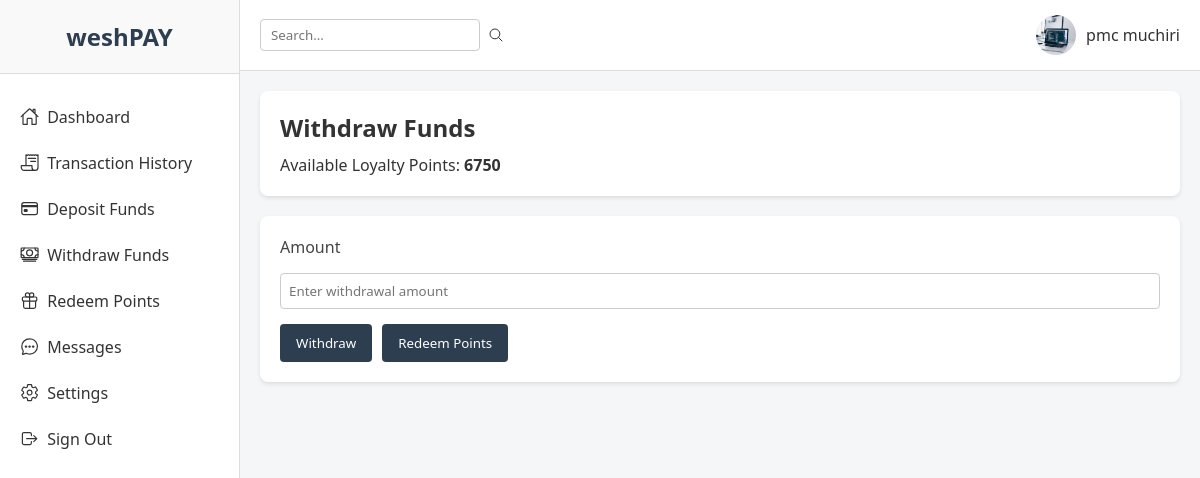
The page /withdraw_new.php (signed in) on the database its author committed.
### tables this page shows
CREATE TABLE `users` (
  `user_id` int(11) NOT NULL,
  `full_name` varchar(100) NOT NULL,
  `profile_picture` varchar(255) DEFAULT NULL,
  `email` varchar(100) NOT NULL,
  `phone` varchar(20) NOT NULL,
  `password_hash` varchar(255) NOT NULL,
  `role` enum('guest','host','admin') NOT NULL DEFAULT 'guest',
  `created_at` timestamp NOT NULL DEFAULT current_timestamp()
);

CREATE TABLE `loyalty_points` (
  `id` int(11) NOT NULL,
  `user_id` int(11) NOT NULL,
  `points` int(11) DEFAULT 0,
  `last_updated` timestamp NOT NULL DEFAULT current_timestamp() ON UPDATE current_timestamp()
);

### public/withdraw_new.php (the view, shortened to what this page needs)
<?php
require '../config/db_connect.php';
$user_id = $_SESSION["user_id"];
$stmt = $pdo->prepare("SELECT full_name, profile_picture FROM users WHERE user_id = ?");
$stmt->execute([$user_id]);
$user = $stmt->fetch(PDO::FETCH_ASSOC);
$full_name = $user ? $user["full_name"] : "User";
$profile_picture = $user && !empty($user["profile_picture"])
    ? "../uploads/" . $user["profile_picture"]
    : "../assets/imgs/default-user.png";
$stmt = $pdo->prepare("SELECT points FROM loyalty_points WHERE user_id = ?");
$stmt->execute([$user_id]);
$userPoints = $stmt->fetch(PDO::FETCH_ASSOC)["points"] ?? 0;
?>
<!DOCTYPE html>
<html lang="en">
<head>
  <link rel="stylesheet" href="../assets/css/dashboard_new.css">
</head>
<body>
  <aside class="sidebar">
    <div class="sidebar-brand">
      <h2>weshPAY</h2>
    </div>
    <nav class="sidebar-nav">
      <ul>
        <li><a href="dashboard.php"><ion-icon name="home-outline"></ion-icon> Dashboard</a></li>
        <li><a href="transactions.php"><ion-icon name="receipt-outline"></ion-icon> Transaction History</a></li>
        <li><a href="deposit.php"><ion-icon name="card-outline"></ion-icon> Deposit Funds</a></li>
        <li><a href="withdraw_new.php" class="active"><ion-icon name="cash-outline"></ion-icon> Withdraw Funds</a></li>
        <li><a href="redeem_points.php"><ion-icon name="gift-outline"></ion-icon> Redeem Points</a></li>
        <li><a href="messages.php"><ion-icon name="chatbubble-ellipses-outline"></ion-icon> Messages</a></li>
        <li><a href="settings.php"><ion-icon name="settings-outline"></ion-icon> Settings</a></li>
        <li><a href="logout.php"><ion-icon name="log-out-outline"></ion-icon> Sign Out</a></li>
      </ul>
    </nav>
  </aside>
  <div class="main-content">
    <header class="header">
      <div class="header-search">
        <input type="text" placeholder="Search...">
        <ion-icon name="search-outline"></ion-icon>
      </div>
      <div class="header-user">
        <img src="<?php echo htmlspecialchars($profile_picture); ?>" alt="Profile Picture">
        <span><?php echo htmlspecialchars($full_name); ?></span>
      </div>
    </header>
    <section class="overview">
      <div class="welcome-card">
        <h1>Withdraw Funds</h1>
        <p>Available Loyalty Points: <strong><?php echo $userPoints; ?></strong></p>
      </div>
      <div class="form-card">
        <form action="withdraw_new.php" method="POST" class="deposit-form">
          <label for="amount">Amount</label>
          <input
            type="number"
            name="amount"
            id="amount"
            placeholder="Enter withdrawal amount"
            required
          />
          <div class="button-row">
            <button type="submit" name="action" value="withdraw">Withdraw</button>
            <button type="submit" name="action" value="redeem">Redeem Points</button>
          </div>
        </form>
      </div>
    </section>
    <?php include '../includes/navbarroot.php'; ?>
</body>
</html>

### assets/css/dashboard_new.css (style rules this page uses)
* { box-sizing: border-box; margin: 0; padding: 0; font-family: "Segoe UI", Tahoma, Geneva, Verdana, sans-serif; }
body { background: #f4f6f8; color: #333; display: flex; }
.sidebar { width: 240px; background: #fff; border-right: 1px solid #ddd; min-height: 100vh; display: flex; flex-direction: column; align-items: center; }
.sidebar-brand { text-align: center; padding: 20px 0; width: 100%; background: #f9f9f9; border-bottom: 1px solid #ddd; }
.sidebar-brand h2 { color: #2c3e50; font-size: 1.5rem; }
.sidebar-nav { width: 100%; margin-top: 20px; }
.sidebar-nav ul { list-style: none; }
.sidebar-nav li { width: 100%; }
.sidebar-nav a { display: flex; align-items: center; padding: 12px 20px; color: #333; text-decoration: none; transition: background 0.3s; }
.sidebar-nav ion-icon { margin-right: 10px; font-size: 1.2rem; }
.main-content { flex: 1; display: flex; flex-direction: column; }
.header { display: flex; justify-content: space-between; align-items: center; background: #fff; padding: 15px 20px; border-bottom: 1px solid #ddd; }
.header-search { display: flex; align-items: center; gap: 8px; }
.header-search input { padding: 6px 10px; border: 1px solid #ccc; border-radius: 4px; }
.header-user { display: flex; align-items: center; gap: 10px; }
.header-user img { width: 40px; height: 40px; border-radius: 50%; object-fit: cover; }
.overview { padding: 20px; background: #f4f6f8; }
.welcome-card { background: #fff; padding: 20px; border-radius: 8px; margin-bottom: 20px; box-shadow: 0 2px 4px rgba(0,0,0,0.1); }
.welcome-card h1 { margin-bottom: 10px; }
.form-card { background: #fff; padding: 20px; border-radius: 8px; box-shadow: 0 2px 4px rgba(0,0,0,0.1); margin-bottom: 20px; }
.deposit-form { display: flex; flex-direction: column; gap: 15px; }
.deposit-form label { font-weight: 500; color: #444; }
.deposit-form input[type="number"] { padding: 8px; border: 1px solid #ccc; border-radius: 4px; }
.button-row { display: flex; gap: 10px; }
.button-row button { padding: 10px 16px; border: none; border-radius: 4px; background: #2c3e50; color: #fff; cursor: pointer; transition: background 0.3s; }
.sidebar { width: 240px; background: #fff; border-right: 1px solid #ddd; min-height: 100vh; display: flex; flex-direction: column; }
.sidebar-brand { padding: 20px; border-bottom: 1px solid #ddd; text-align: center; }
.sidebar-brand h2 { margin: 0; }
.sidebar-nav ul { list-style: none; padding: 0; margin: 0; }
.sidebar-nav li a { display: flex; align-items: center; padding: 12px 20px; text-decoration: none; color: #333; transition: background 0.3s; }
.sidebar-nav ion-icon { margin-right: 8px; font-size: 1.2rem; }
.overview { padding: 20px; background: #f4f6f8; flex: 1; }
.form-card { background: #fff; padding: 20px; border-radius: 8px; box-shadow: 0 2px 4px rgba(0,0,0,0.1); }
.deposit-form label { font-weight: 500; }
.deposit-form button { padding: 10px 16px; background: #2c3e50; border: none; border-radius: 4px; color: #fff; cursor: pointer; transition: background 0.3s; }

### rows shown on the page
users: profile_picture (picture), full_name "pmc muchiri"
loyalty_points: points "6750"
